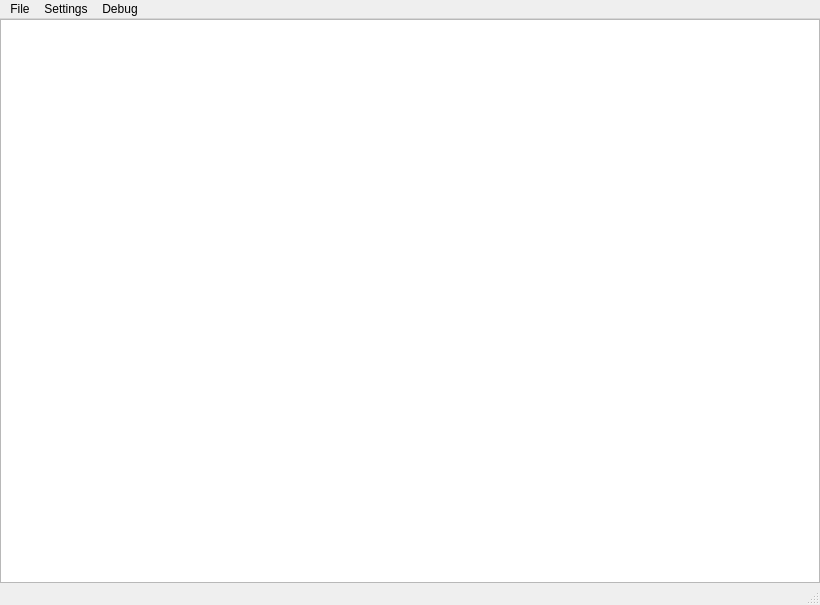
<?xml version="1.0" encoding="UTF-8"?>
<ui version="4.0">
 <class>Main</class>
 <widget class="QMainWindow" name="Main">
  <property name="geometry">
   <rect>
    <x>0</x>
    <y>0</y>
    <width>820</width>
    <height>605</height>
   </rect>
  </property>
  <property name="windowTitle">
   <string>MainWindow</string>
  </property>
  <widget class="QWidget" name="centralwidget">
   <layout class="QHBoxLayout" name="horizontalLayout">
    <property name="leftMargin">
     <number>0</number>
    </property>
    <property name="topMargin">
     <number>0</number>
    </property>
    <property name="rightMargin">
     <number>0</number>
    </property>
    <property name="bottomMargin">
     <number>0</number>
    </property>
    <item>
     <widget class="QTableWidget" name="tableWidget">
      <property name="horizontalScrollBarPolicy">
       <enum>Qt::ScrollBarPolicy::ScrollBarAlwaysOff</enum>
      </property>
      <property name="rowCount">
       <number>0</number>
      </property>
      <property name="columnCount">
       <number>0</number>
      </property>
      <attribute name="horizontalHeaderVisible">
       <bool>true</bool>
      </attribute>
      <attribute name="horizontalHeaderStretchLastSection">
       <bool>true</bool>
      </attribute>
      <attribute name="verticalHeaderVisible">
       <bool>false</bool>
      </attribute>
     </widget>
    </item>
   </layout>
  </widget>
  <widget class="QMenuBar" name="menubar">
   <property name="geometry">
    <rect>
     <x>0</x>
     <y>0</y>
     <width>820</width>
     <height>37</height>
    </rect>
   </property>
   <property name="nativeMenuBar">
    <bool>false</bool>
   </property>
   <widget class="QMenu" name="menuFile">
    <property name="title">
     <string>File</string>
    </property>
    <addaction name="actionLaunch_Disc_Game"/>
    <addaction name="actionOpen_ELF"/>
   </widget>
   <widget class="QMenu" name="menuSettings">
    <property name="title">
     <string>Settings</string>
    </property>
    <addaction name="actionSystem"/>
    <addaction name="actionFilesystem"/>
    <addaction name="actionLLE"/>
    <addaction name="separator"/>
    <addaction name="actionPPU"/>
    <addaction name="actionSPU"/>
    <addaction name="actionRSX"/>
    <addaction name="separator"/>
    <addaction name="actionDebug"/>
   </widget>
   <widget class="QMenu" name="menuDebug">
    <property name="title">
     <string>Debug</string>
    </property>
    <addaction name="actionThread_Debugger"/>
    <addaction name="actionReplay_RSX_Capture"/>
   </widget>
   <addaction name="menuFile"/>
   <addaction name="menuSettings"/>
   <addaction name="menuDebug"/>
  </widget>
  <widget class="QStatusBar" name="statusbar"/>
  <action name="actionOpen_ELF">
   <property name="text">
    <string>Launch ELF</string>
   </property>
  </action>
  <action name="actionSystem">
   <property name="text">
    <string>System</string>
   </property>
  </action>
  <action name="actionLLE">
   <property name="text">
    <string>LLE</string>
   </property>
  </action>
  <action name="actionDebug">
   <property name="text">
    <string>Debug</string>
   </property>
  </action>
  <action name="actionFilesystem">
   <property name="text">
    <string>Filesystem</string>
   </property>
  </action>
  <action name="actionPPU">
   <property name="text">
    <string>PPU</string>
   </property>
  </action>
  <action name="actionSPU">
   <property name="text">
    <string>SPU</string>
   </property>
  </action>
  <action name="actionRSX">
   <property name="text">
    <string>RSX</string>
   </property>
  </action>
  <action name="actionReplay_RSX_Capture">
   <property name="text">
    <string>Replay RSX Capture</string>
   </property>
  </action>
  <action name="actionLaunch_Disc_Game">
   <property name="text">
    <string>Launch Disc Game</string>
   </property>
  </action>
  <action name="actionThread_Debugger">
   <property name="text">
    <string>Thread Debugger</string>
   </property>
  </action>
 </widget>
 <resources/>
 <connections/>
</ui>
